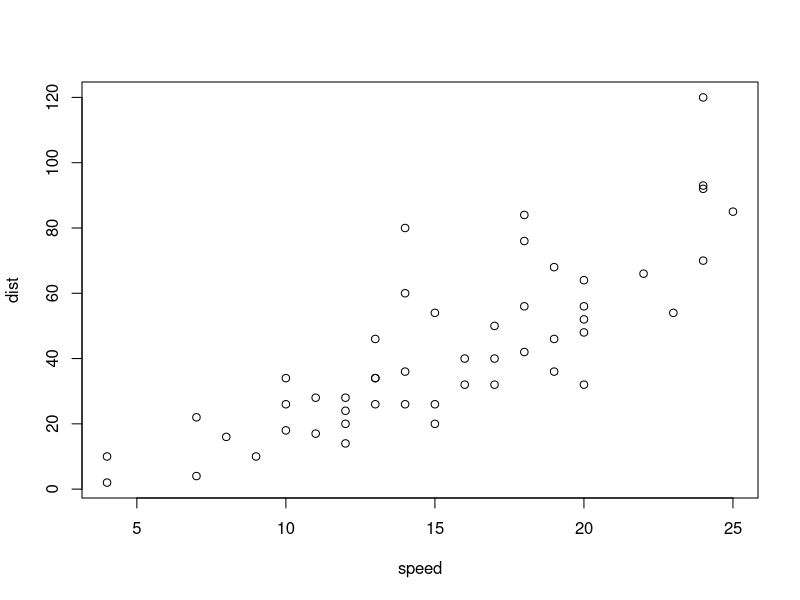
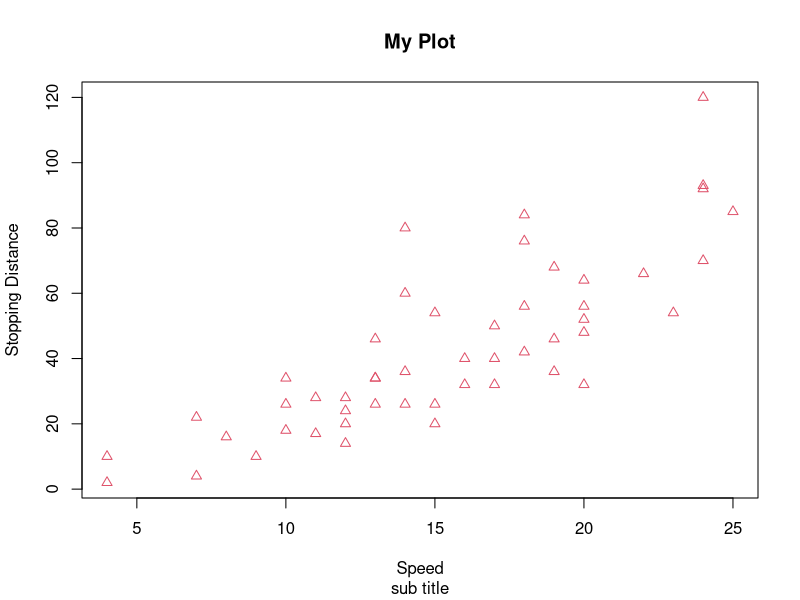
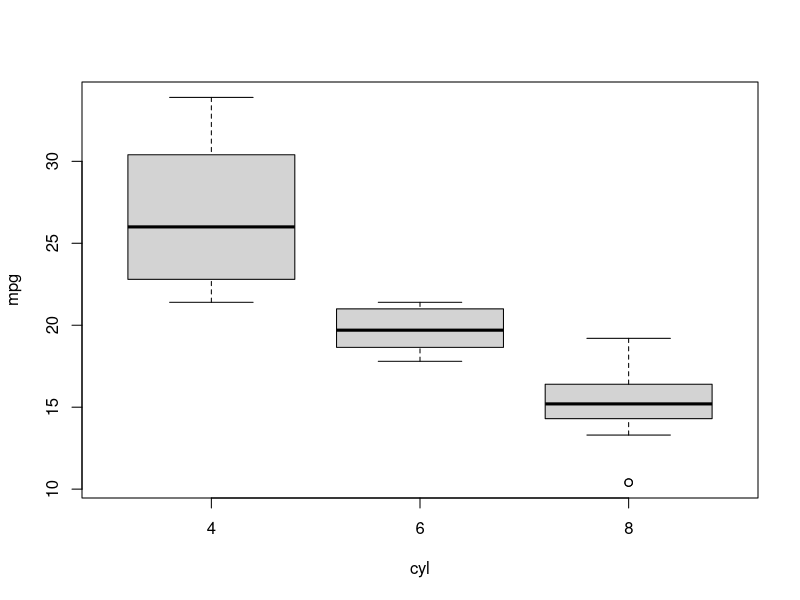
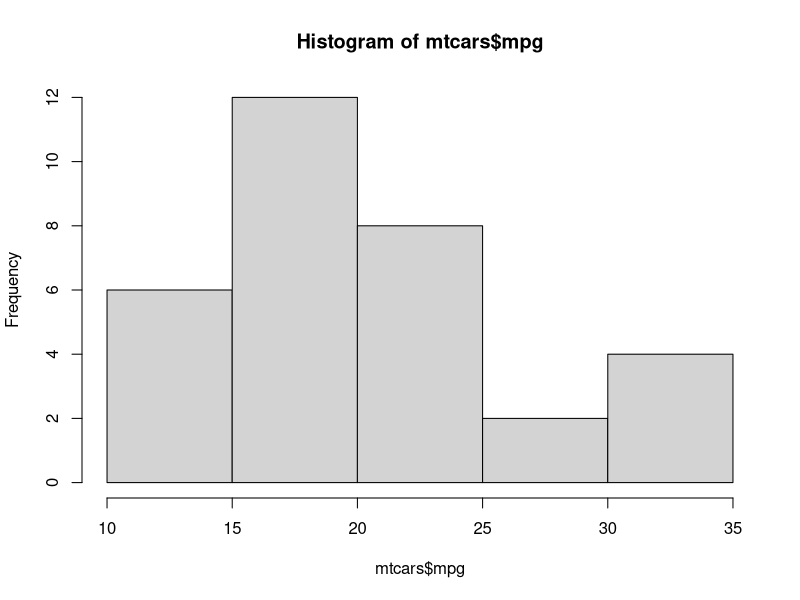

These figures' R source, in order:
## ---- chunk 1
summary(cars)
## ---- chunk 2
plot(cars)
## ---- chunk 3
plot(x = cars$speed, y = cars$dist, xlab = "Speed", ylab = "Stopping Distance", main = "My Plot", col = 2, pch = 2, sub = "sub title")
## ---- chunk 4
boxplot(formula = mpg ~ cyl, data = mtcars) 
## ---- chunk 5
hist(mtcars$mpg)
